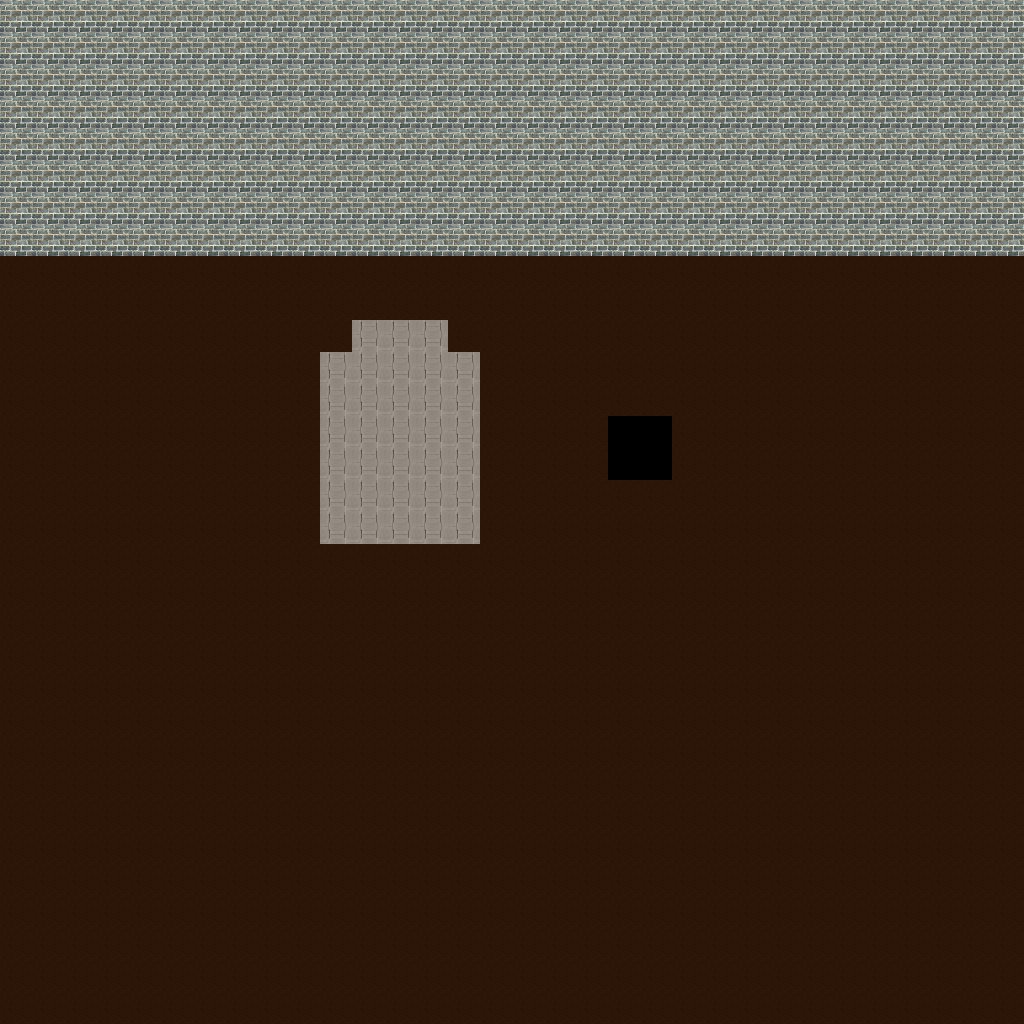

This game map was drawn from its Tiled (.tmx) file and the tilesets committed beside it. A one-line description and the trimmed map source follow:
An orthogonal 32x32 tile map with 32x32 px tiles, 4 tile layers (layer1, layer2, layer3, layer4) and 3 objects (on_load, color_gradient, field_animation).

<map version="1.0" orientation="orthogonal" width="32" height="32" tilewidth="32" tileheight="32">
 <tileset firstgid="1" name="tileset_city" tilewidth="32" tileheight="32">
  <image source="../textures/tileset_city/img.png" width="512" height="512" />
 </tileset>
 <layer name="layer1" width="32" height="32">
  <data>[1024 cells, 1024 non-empty, 3 distinct tile ids]</data>
 </layer>
 <layer name="layer2" width="32" height="32">
  <data>[1024 cells, 0 non-empty, 0 distinct tile ids]</data>
 </layer>
 <layer name="layer3" width="32" height="32">
  <data>[1024 cells, 37 non-empty, 2 distinct tile ids]</data>
 </layer>
 <layer name="layer4" width="32" height="32">
  <data>[1024 cells, 0 non-empty, 0 distinct tile ids]</data>
 </layer>
 <objectgroup name="script" width="32" height="32">
  <object name="start_pos" type="on_load" x="512" y="512" width="32" height="32">
   <properties>
    <property name="1" value="player_position 16 16" />
   </properties>
  </object>
  <object name="sky_render" type="color_gradient" x="512" y="320" width="32" height="32">
   <properties>
    <property name="color_new" value="new 0.1 0 0.8" />
    <property name="color_old" value="old 0.0 0.0 1.0" />
    <property name="texture" value="texture sky" />
   </properties>
  </object>
  <object name="water_lake" type="field_animation" x="608" y="416" width="64" height="64">
   <properties>
    <property name="1" value="texture water" />
    <property name="2" value="color 0.0 0.0 1.0" />
    <property name="3" value="texture2 water2" />
    <property name="4" value="color2 0.3 0.3 0.8" />
    <property name="5" value="flow 1.0 1.0" />
   </properties>
  </object>
 </objectgroup>
</map>